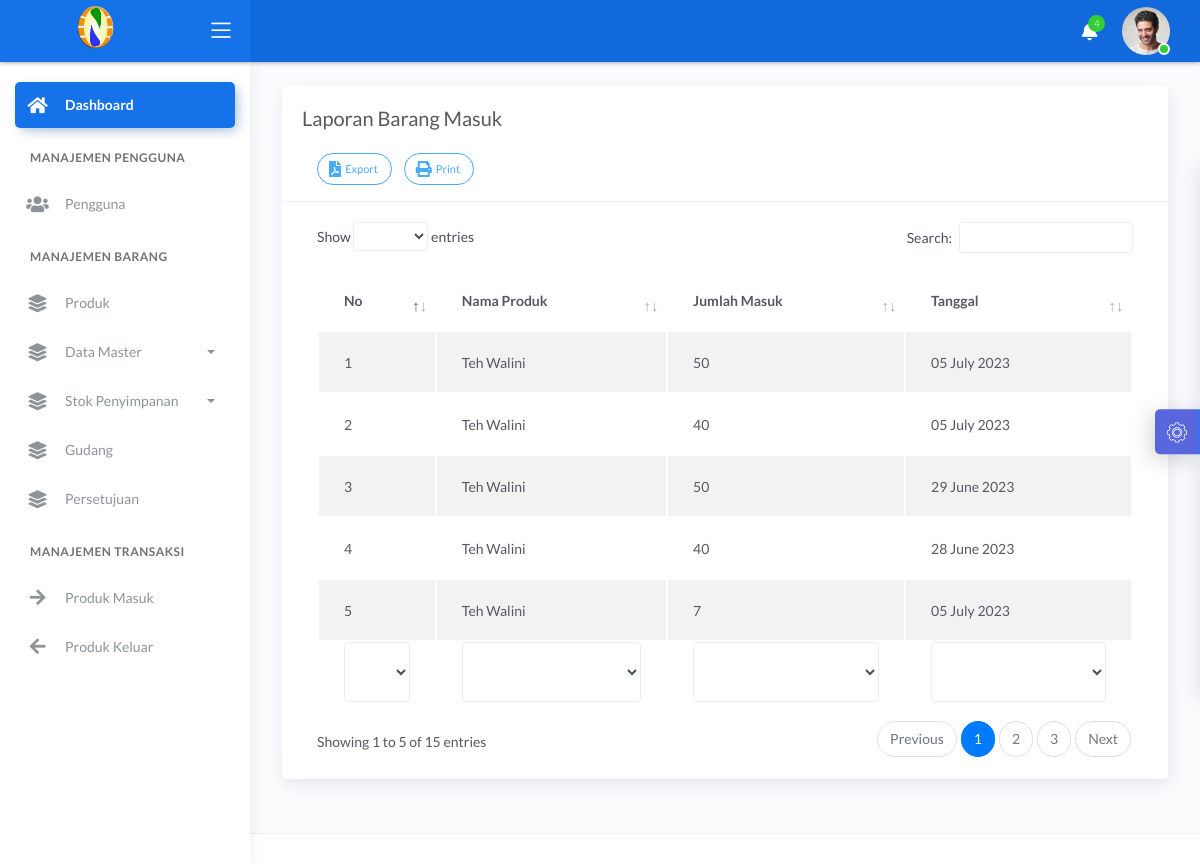
/index.php/laporan, run on the app's committed database.
### tables this page shows
CREATE TABLE `tb_laporan_masuk` (
  `id_laporan_masuk` int(11) NOT NULL,
  `id_barang` int(11) NOT NULL,
  `jumlah` int(11) NOT NULL,
  `tanggal` date NOT NULL
);

CREATE TABLE `tb_barang` (
  `id_barang` int(11) NOT NULL,
  `id_rak` int(11) NOT NULL,
  `kode_produk` varchar(50) NOT NULL,
  `nama_produk` varchar(50) NOT NULL,
  `unit_produk` int(11) NOT NULL
);

### application/controllers/Laporan.php (called while the page is built, shortened)
<?php
class Laporan extends CI_Controller
{
    public function __construct()
    {
        $this->load->model('M_laporan');
    }
    public function index()
    {
        $data['title'] = 'Laporan Barang Masuk';
        $data['laporan_masuk'] = $this->M_laporan->tampil_laporan_masuk();
        $this->load->view('Template/header', $data);
        $this->load->view('Template/topbar');
        $this->load->view('Template/sidebar');
        $this->load->view('Laporan/laporan_masuk', $data);
        $this->load->view('Template/footer');
    }
}

### index.php (called while the page is built, shortened)
<?php
require_once BASEPATH.'core/CodeIgniter.php';

### application/models/M_laporan.php (called while the page is built, shortened)
<?php
class M_laporan extends CI_Model
{
    public function tampil_laporan_masuk()
    {
        $this->db->select('*');
        $this->db->from('tb_laporan_masuk lm');
        $this->db->join('tb_barang b', 'b.id_barang = lm.id_barang');
        return $this->db->get()->result_array();
    }
}

### application/views/Laporan/laporan_masuk.php (the view, shortened to what this page needs)
<div class="content">
    <div class="page-inner">
        <div class="row">
            <div class="col-md-12">
                <div class="card">
                    <div class="card-header">
                        <div class="d-flex align-items-center">
                            <h4 class="card-title"><?= $title; ?></h4>
                        </div>
                        <div class="card-head-row">
                            <div class="card-title">
                                <div class="card-tools mt-3">
                                    <a data-toggle="modal" data-target="#laporan_masukModal" class="btn btn-info btn-border btn-round btn-sm mr-2">
                                        <span class="btn-label">
                                        </span>
                                        Export
                                    </a>
                                    <a href="#" class="btn btn-info btn-border btn-round btn-sm">
                                        <span class="btn-label">
                                        </span>
                                        Print
                                    </a>
                                </div>
                            </div>
                        </div>
                    </div>
                    <div class="card-body">
                        <div class="table-responsive">
                            <table id="multi-filter-select" class="display table table-striped table-hover">
                                <thead>
                                    <tr>
                                        <th>No</th>
                                        <th>Nama Produk</th>
                                        <th>Jumlah Masuk</th>
                                        <th>Tanggal</th>
                                    </tr>
                                </thead>
                                <tfoot>
                                    <tr>
                                        <th>No</th>
                                        <th>Nama Produk</th>
                                        <th>Jumlah Masuk</th>
                                        <th>Tanggal</th>
                                    </tr>
                                </tfoot>
                                <tbody>
                                    <?php
                                    $no = 1;
                                    foreach ($laporan_masuk as $key => $value) { ?>
                                        <tr>
                                            <td><?= $no++; ?></td>
                                            <td><?= $value['nama_produk']; ?></td>
                                            <td><?= $value['jumlah']; ?></td>
                                            <td><?= date('d F Y', strtotime($value['tanggal'])) ?></td>
                                        </tr>
                                    <?php
                                    }
                                    ?>
                                </tbody>
                            </table>
                        </div>
                    </div>
                </div>
            </div>
        </div>
    </div>
</div>

### data on the page
tb_laporan_masuk: id_barang.nama_produk "Teh Walini", jumlah "50", tanggal "05 July 2023"
tb_laporan_masuk: id_barang.nama_produk "Teh Walini", jumlah "40", tanggal "05 July 2023"
tb_laporan_masuk: id_barang.nama_produk "Teh Walini", jumlah "50", tanggal "29 June 2023"
tb_laporan_masuk: id_barang.nama_produk "Teh Walini", jumlah "40", tanggal "28 June 2023"
tb_laporan_masuk: id_barang.nama_produk "Teh Walini", jumlah "7", tanggal "05 July 2023"

### other printed values
$title "Laporan Barang Masuk"
